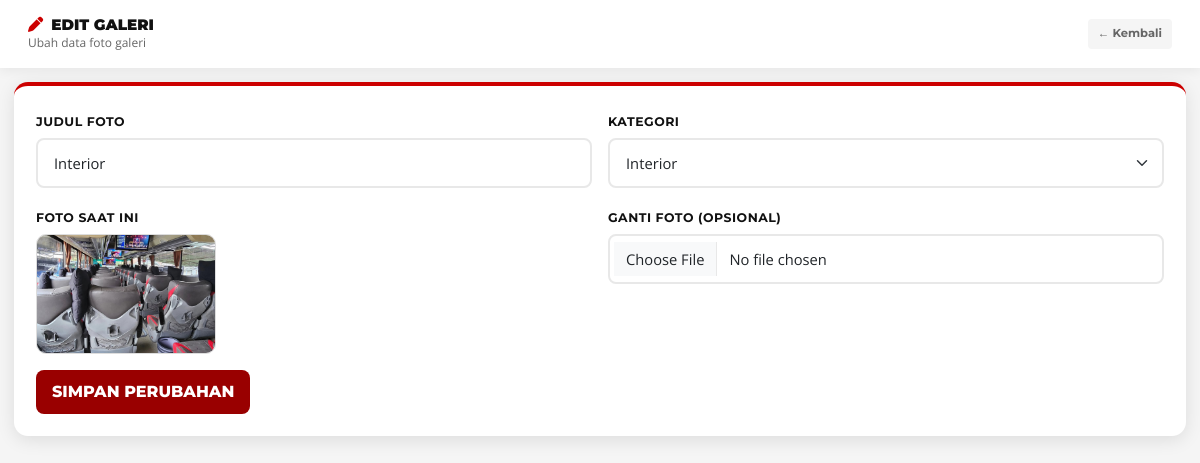
The app's page /admin/edit-galeri.php?id=11 (signed in) with its own data.
### tables this page shows
CREATE TABLE `galeri` (
  `id` int(11) NOT NULL,
  `kategori` varchar(50) NOT NULL,
  `judul` varchar(255) NOT NULL,
  `foto` varchar(255) NOT NULL,
  `unggah_pada` timestamp NOT NULL DEFAULT current_timestamp()
);

### admin/edit-galeri.php (the view, shortened to what this page needs)
<?php
include '../config/koneksi.php';
$id = isset($_GET['id']) ? (int)$_GET['id'] : 0;
$query = mysqli_query($conn, "SELECT * FROM galeri WHERE id='$id'");
$data = mysqli_fetch_assoc($query);
?>
<!DOCTYPE html>
<html lang="id">
<head>
<link href="https://cdn.jsdelivr.net/npm/bootstrap@5.3.2/dist/css/bootstrap.min.css" rel="stylesheet">
<link href="https://cdnjs.cloudflare.com/ajax/libs/font-awesome/6.5.1/css/all.min.css" rel="stylesheet">
<link href="../assets/css/style.css" rel="stylesheet">
</head>
<body style="background:var(--abu);">
<div class="admin-layout">
    <div class="admin-main">
        <div class="admin-topbar">
            <div>
                <h5 style="margin:0;font-family:'Montserrat',sans-serif;font-weight:900;color:var(--hitam);text-transform:uppercase;font-size:0.95rem;">
                    <i class="fas fa-pen me-2" style="color:var(--merah);"></i>Edit Galeri
                </h5>
                <div style="font-size:0.75rem;color:var(--abu-teks);">
                    Ubah data foto galeri
                </div>
            </div>
            <a href="galeri.php" style="background:var(--abu);color:var(--abu-teks);padding:7px 14px;border-radius:4px;font-size:0.78rem;font-weight:700;font-family:'Montserrat',sans-serif;text-decoration:none;">
                ← Kembali
            </a>
        </div>
        <div class="admin-content">
            <div style="background:white;border-radius:var(--radius);padding:22px;box-shadow:var(--shadow-card);border-top:4px solid var(--merah);">
                <form method="POST" enctype="multipart/form-data">
                    <div class="row g-3">
                        <div class="col-md-6">
                            <label class="form-label">Judul Foto</label>
                            <input type="text" name="judul" class="form-control"
                                   value="<?= htmlspecialchars($data['judul']) ?>" required>
                        </div>
                        <div class="col-md-6">
                            <label class="form-label">Kategori</label>
                            <select name="kategori" class="form-select" required>
                                <option value="interior" <?= $data['kategori']=='interior'?'selected':'' ?>>Interior</option>
                            </select>
                        </div>
                        <div class="col-md-6">
                            <label class="form-label">Foto Saat Ini</label>
                            <br>
                            <img src="../assets/images/galeri/<?= $data['foto'] ?>"
                                 style="width:180px;height:120px;object-fit:cover;border-radius:10px;border:1px solid #ddd;">
                        </div>
                        <div class="col-md-6">
                            <label class="form-label">Ganti Foto (Opsional)</label>
                            <input type="file" name="foto" class="form-control">
                        </div>
                        <div class="col-12">
                            <button type="submit"
                                style="background:var(--merah-tua);color:white;border:none;padding:10px 16px;border-radius:var(--radius-sm);font-family:'Montserrat',sans-serif;font-weight:800;text-transform:uppercase;">
                                Simpan Perubahan
                            </button>
                        </div>
                    </div>
                </form>
            </div>
        </div>
    </div>
</div>
</body>
</html>

### assets/css/style.css (style rules this page uses)
:root { --merah: #CC0000; --merah-tua: #990000; --merah-muda: #E53935; --merah-gelap: #7B0000; --putih: #FFFFFF; --hitam: #111111; --abu: #F5F5F5; --abu-medium: #E0E0E0; --abu-teks: #666666; --shadow: 0 8px 32px rgba(204,0,0,0.18); --shadow-card: 0 4px 18px rgba(0,0,0,0.10); --radius: 14px; --radius-sm: 8px; --transition: all 0.35s cubic-bezier(.4,0,.2,1); }
* { margin:0; padding:0; box-sizing:border-box; }
html { scroll-behavior: smooth; }
body { font-family: 'Open Sans', sans-serif; color: var(--hitam); background: var(--putih); overflow-x: hidden; }
h1,h2,h3,h4,h5 { font-family: 'Montserrat', sans-serif; }
a { text-decoration: none; transition: var(--transition); }
img { max-width: 100%; }
.form-label { font-family: 'Montserrat', sans-serif; font-weight: 700; font-size: 0.78rem; text-transform: uppercase; letter-spacing: 0.5px; color: var(--hitam); margin-bottom: 6px; }
.form-control, .form-select { border: 2px solid #E8E8E8; border-radius: var(--radius-sm); padding: 12px 16px; font-size: 0.92rem; font-family: 'Open Sans', sans-serif; transition: var(--transition); }
.admin-layout { display: flex; min-height: 100vh; }
.admin-main { margin-left: 250px; flex: 1; background: var(--abu); min-height: 100vh; }
.admin-topbar { background: white; padding: 16px 28px; display: flex; align-items: center; justify-content: space-between; box-shadow: 0 2px 12px rgba(0,0,0,0.07); position: sticky; top: 0; z-index: 50; display: flex; align-items: center; justify-content: space-between; }
.admin-content { padding: 28px; }
.admin-main { margin-left: 260px; width: auto; }
.admin-topbar a { order: 3; flex: 0 0 auto; padding: 6px 10px !important; font-size: 0.72rem !important; white-space: nowrap; }
.admin-main { margin-left: 0; width: 100%; }
.admin-topbar a { padding: 6px 10px !important; font-size: 0.72rem !important; }
.admin-content { padding: 14px; }

### records on screen
galeri: judul "Interior", kategori "Interior", foto (picture)
